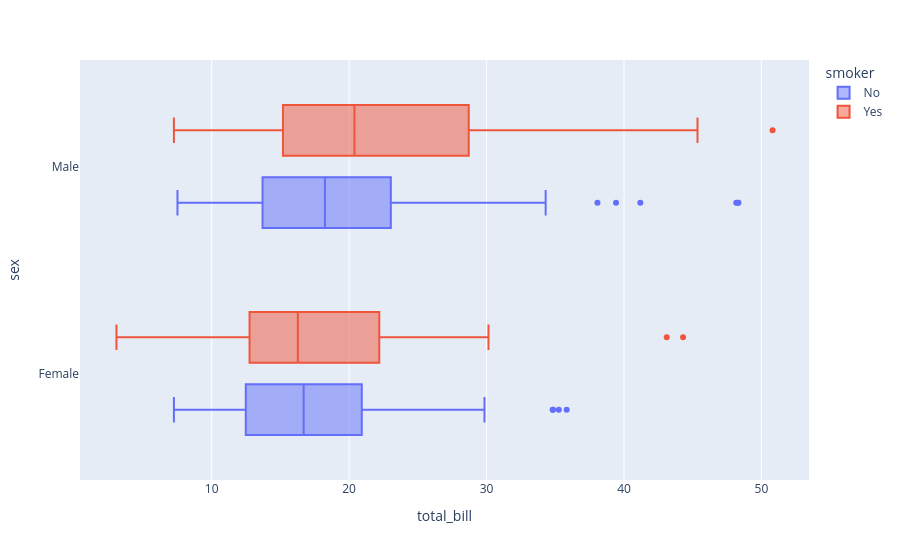

The notebook cell this image was saved under:
### Code cell
# Box plot for 'total_bill' based on gender, with color distinction for smoker status
px.box(tips, x='total_bill',y="sex",color='smoker')

### Figure 1 — Plotly figure (JSON) as saved in the notebook; plotly's stock layout.template omitted (floating-point values rounded to 4 significant figures; data arrays with more than 128 entries replaced by an {"elided": "..."} marker saying what was removed)
{"data": [{"alignmentgroup": "True", "hovertemplate": "smoker=No<br>total_bill=%{x}<br>sex=%{y}<extra></extra>", "legendgroup": "No", "marker": {"color": "#636efa"}, "name": "No", "notched": false, "offsetgroup": "No", "orientation": "h", "showlegend": true, "type": "box", "x": {"elided": "151 float values"}, "x0": " ", "xaxis": "x", "y": {"elided": "151 str values"}, "y0": " ", "yaxis": "y"}, {"alignmentgroup": "True", "hovertemplate": "smoker=Yes<br>total_bill=%{x}<br>sex=%{y}<extra></extra>", "legendgroup": "Yes", "marker": {"color": "#EF553B"}, "name": "Yes", "notched": false, "offsetgroup": "Yes", "orientation": "h", "showlegend": true, "type": "box", "x": [38.01, 11.24, 20.29, 13.81, 11.02, 18.29, 3.07, 15.01, 26.86, 25.28, 17.92, 19.44, 32.68, 28.97, 5.75, 16.32, 40.17, 27.28, 12.03, 21.01, 11.35, 15.38, 44.3, 22.42, 15.36, 20.49, 25.21, 14.31, 16, 17.51, 10.59, 10.63, 50.81, 15.81, 7.25, 31.85, 16.82, 32.9, 17.89, 14.48, 9.6, 34.63, 34.65, 23.33, 45.35, 23.17, 40.55, 20.9, 30.46, 18.15, 23.1, 15.69, 19.81, 28.44, 15.48, 16.58, 10.34, 43.11, 13, 13.51, 18.71, 12.74, 13, 16.4, 20.53, 16.47, 26.59, 38.73, 24.27, 12.76, 30.06, 25.89, 13.27, 28.17, 12.9, 28.15, 11.59, 7.74, 30.14, 12.16, 13.42, 8.58, 13.42, 16.27, 10.09, 22.12, 24.01, 15.69, 15.53, 12.6, 32.83, 27.18, 22.67], "x0": " ", "xaxis": "x", "y": ["Male", "Male", "Male", "Male", "Male", "Male", "Female", "Male", "Female", "Female", "Male", "Male", "Male", "Male", "Female", "Female", "Male", "Male", "Male", "Male", "Female", "Female", "Female", "Female", "Male", "Male", "Male", "Female", "Male", "Female", "Female", "Female", "Male", "Male", "Male", "Male", "Male", "Male", "Male", "Male", "Female", "Male", "Male", "Male", "Male", "Male", "Male", "Female", "Male", "Female", "Male", "Male", "Female", "Male", "Male", "Male", "Male", "Female", "Female", "Male", "Male", "Female", "Female", "Female", "Male", "Female", "Male", "Male", "Male", "Female", "Male", "Male", "Female", "Female", "Female", "Male", "Male", "Male", "Female", "Male", "Female", "Male", "Male", "Female", "Female", "Female", "Male", "Male", "Male", "Male", "Male", "Female", "Male"], "y0": " ", "yaxis": "y"}], "layout": {"boxmode": "group", "legend": {"title": {"text": "smoker"}, "tracegroupgap": 0}, "margin": {"t": 60}, "xaxis": {"anchor": "y", "domain": [0, 1], "title": {"text": "total_bill"}}, "yaxis": {"anchor": "x", "domain": [0, 1], "title": {"text": "sex"}}}}
